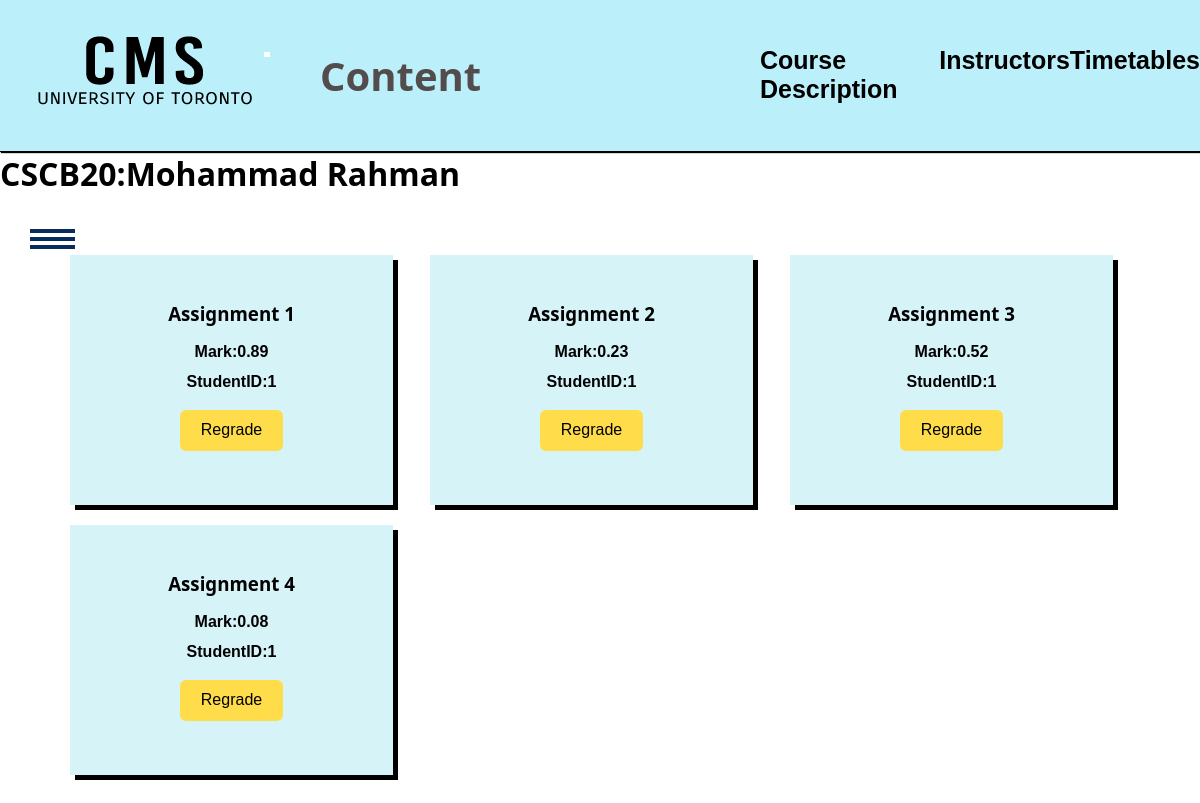
Before: /courses/CSCB20/grades (signed in) with the older database file.
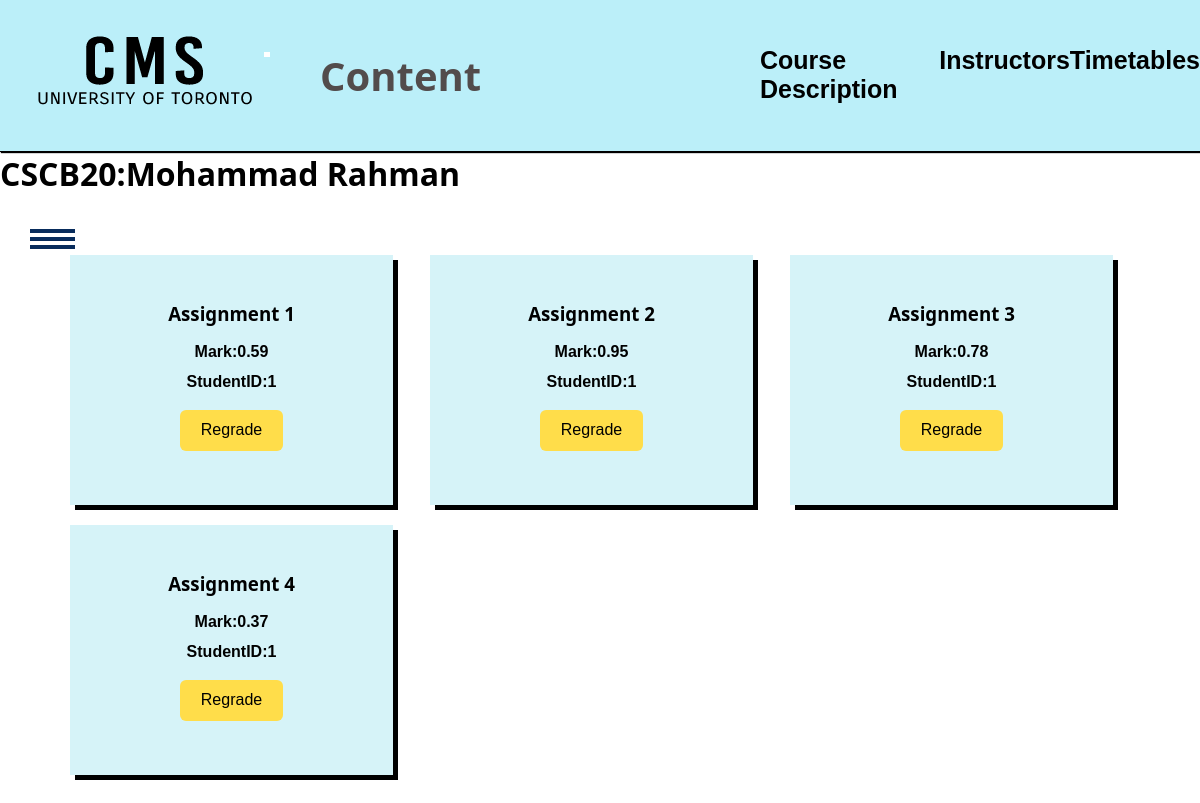
After: the same page with the newer database file.
### tables this page shows
CREATE TABLE "grades" (
	"userid"	INTEGER,
	"courseid"	TEXT,
	"assignment_name"	TEXT,
	"grade"	REAL,
	PRIMARY KEY("userid","courseid","assignment_name")
);

### app.py (the view)
@app.route('/courses/<string:courseid>/grades')
def show_course_grades(courseid):
    if check_session():
        return redirect('/login')
    userid = get_userid()
    if userid == -1:
        return "Invalid userid, try logging in"
    user = SESSIONS[request.cookies.get('sessionId')]
    privilege = user.privilege
    if privilege == 1:
        return show_course_grades_student(user, courseid)
    if privilege == 3:
        return show_course_grades_professor(user, courseid)
    else:
        return "Error: You aren't a student or professor"

### app.py (called while the page is built)
def check_session():
    sessionId = request.cookies.get('sessionId')
    if not (sessionId in SESSIONS.keys()):
        print('FAILED Session Check')
        return True
    else:
        print('PASSED Session Check')
        return False

def get_userid():
    if 'sessionId' in request.cookies:
        if request.cookies.get('sessionId') in SESSIONS.keys():
            return SESSIONS[request.cookies.get('sessionId')].userid
    return -1

def checkvalidcourseid(courseid):
    courses = d.query("SELECT * FROM courses WHERE courseid = '"+ courseid +"';")
    return len(courses) != 1

def show_course_grades_student(user, courseid):
    grades = d.query_assoc("SELECT * FROM grades WHERE courseid = '"+courseid+"' AND userid="+str(user.userid)+";")
    if checkvalidcourseid(courseid):
        return "Course ID is invalid"
    print("Grades: " + str(len(grades)) + "Userid: " + str(user.userid))
    g.grades = grades
    g.courseid = courseid
    g.name = user.name
    return render_template('grades.html')

### database.py (called while the page is built)
def dict_factory(cursor, row):
    d = {}
    for idx, col in enumerate(cursor.description):
        d[col[0]] = row[idx]
    return d

def query(sql):
    con = sqlite3.connect(DATABASE_PATH)
    cur = con.cursor()
    cur.execute(sql)
    rows = cur.fetchall()
    con.commit()
    con.close()
    return rows

def query_assoc(sql):
    con = sqlite3.connect(DATABASE_PATH)
    con.row_factory = dict_factory
    cur = con.cursor()
    cur.execute(sql)
    rows = cur.fetchall()
    con.close()
    return rows

### templates/grades.html (shortened to what this page needs)
<!DOCTYPE html>
<html lang="en">
<head>
    <link rel="stylesheet" href="/static/css/style.css">
</head>
<body>
    <header>
        <nav>
            <img class="uoftlogo" src="/static/images/CMSlogo.png" alt="Logo">
            <h1>Content</h1>
            <ul>
                <li><a data-page="course" href="#"><b>Course Description</b></a> </li>
                <li><a data-page="instructors" href="#"><b>Instructors</b></a> </li>
                <li><a data-page="office" href="#"><b>Timetables</b></a> </li>
            </ul>
        </nav>
    </header>
    <h1>{{g.courseid}}:{{g.name}}</h1>
    <div id="sidebar">
        <div class="toggle-btn" onclick="show()">
            <span></span>
            <span></span>
            <span></span>
        </div>
    </div>
    <div class="mainwrap">
        <section class="lecturecontent">
            {%for grade in g.grades%}
            <div class="week">
                <h3 class="item1">{{grade['assignment_name']}}</h3>
                <h4 class="item1">Mark:{{grade['grade']}}</h4>
                <h4 class="item1">StudentID:{{grade['userid']}}</h4>
                <a href="#" class="btn">Regrade</a>
            </div>
            {%endfor%}
        </section>
    </div>
</body>
</html>

### static/css/style.css (style rules this page uses)
* { margin: 0; padding: 0; box-sizing: border-box; }
html { scroll-behavior: smooth; }
h1 { font-family: 'Segoe UI', 'San Francisco', Tahoma, Geneva, Verdana, sans-serif; }
h3 { font-family: 'Segoe UI', 'San Francisco', Tahoma, Geneva, Verdana, sans-serif; }
body { font-family: Helvetica; }
header { font-size: 20px; border-bottom: 1px solid rgb(0, 0, 0); padding-bottom: 1px; position: sticky; top: 0px; background: rgb(187, 239, 249); box-shadow: 1px 1px 1px black; }
nav { position: relative; min-height: 10vh; display: flex; align-items: center; justify-content: space-between; }
.uoftlogo { padding-left: 20px; padding-right: 10px; }
nav h1 { Color: rgb(82, 76, 76); padding-left: 40px; font-size: 40px; flex: 1; }
nav ul { list-style: none; display: flex; justify-content: space-around; font-size: 25px; flex: 1; }
nav a { color: black; text-decoration: none; }
#sidebar { position: fixed; width: 300px; height: 100%; background: #306bac; left: -300px; transition: 0.4s ease; }
#sidebar .toggle-btn { position: absolute; top: 30px; left: 330px; }
.toggle-btn span { width: 45px; height: 4px; background: #082c5c; display: block; margin-top: 4px; }
.btn { margin: 8px 8px; background: #ffdd4a; color: black; padding: 0.6rem 1.3rem; text-decoration: none; border-radius: 6px; transition: 0.2s ease; }
.mainwrap { margin: 5% 70px; line-height: 1.4; display: grid; grid-gap: 20px; }
.lecturecontent { display: grid; grid-gap: 20px; grid-template-columns: repeat(3, minmax(200px, 1fr)); }
.week { background: rgb(214, 243, 248); text-align: center; padding: 1.5rem 2rem; box-shadow: 5px 5px black; display: flex; flex-direction: column; align-items: center; justify-content: center; min-height: 250px; max-width: 95%; }
.week h3 { margin-bottom: 14px; }
.week h4 { margin-bottom: 8px; }

Changed rows visible on the page:
changed grades "Assignment 1": grade "0.89" → "0.59"
changed grades "Assignment 2": grade "0.23" → "0.95"
changed grades "Assignment 3": grade "0.52" → "0.78"
changed grades "Assignment 4": grade "0.08" → "0.37"
